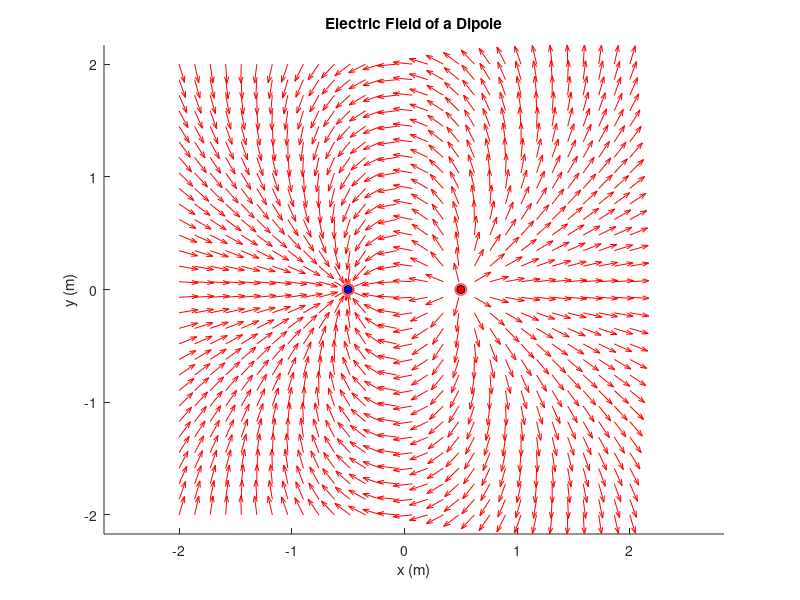

Write MATLAB code to recreate this figure.
% Parameters
q = 1e-9; % Charge magnitude (Coulombs)
d = 1; % Distance between charges (meters)
epsilon0 = 8.854e-12; % Vacuum permittivity (F/m)

% Grid setup
[x, y] = meshgrid(linspace(-2, 2, 30), linspace(-2, 2, 30));

% Dipole position
x_pos = d/2; x_neg = -d/2;

% Calculate electric field components
Ex = 0; Ey = 0;
for charge = [-1, 1]
    r_x = x - charge * x_pos;
    r_y = y;
    r = sqrt(r_x.^2 + r_y.^2);
    r(r==0) = NaN; % Avoid division by zero
    Ex = Ex + charge*q./(4*pi*epsilon0*r.^3).*r_x;
    Ey = Ey + charge*q./(4*pi*epsilon0*r.^3).*r_y;
end

% Normalize the field vectors (for visualization purposes)
E = sqrt(Ex.^2 + Ey.^2);
Ex_unit = Ex./E;
Ey_unit = Ey./E;

% Plotting
figure;
hold on;
quiver(x, y, Ex_unit, Ey_unit, 'r');

% Draw charges
viscircles([x_pos, 0; x_neg, 0], [0.05; 0.05], 'Color', 'r', 'LineWidth', 1);
scatter(x_pos, 0, 'r', 'filled', 'MarkerEdgeColor', 'k');
scatter(x_neg, 0, 'b', 'filled', 'MarkerEdgeColor', 'k');
hold off;

xlabel('x (m)');
ylabel('y (m)');
title('Electric Field of a Dipole');
axis equal;
